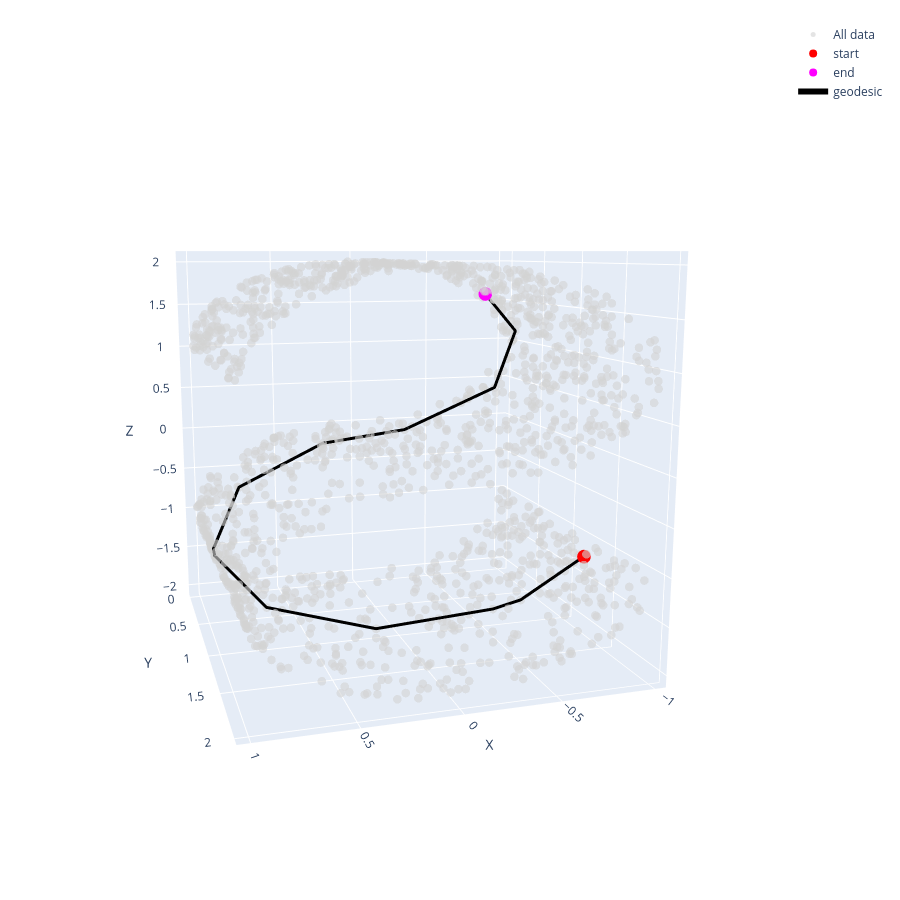

The code cell stored with this chart in its notebook:
### Code cell
fig = go.Figure()

# All data points in light gray
fig.add_trace(go.Scatter3d(
    x=Y[:, 0], y=Y[:, 1], z=Y[:, 2],
    mode='markers',
    marker=dict(color='lightgray', opacity=0.6, size=5),
    name='All data'
))

# Start point
fig.add_trace(go.Scatter3d(
    x=[Y[i, 0]], y=[Y[i, 1]], z=[Y[i, 2]],
    mode='markers',
    marker=dict(color='red', size=8),
    name='start'
))

# End point
fig.add_trace(go.Scatter3d(
    x=[Y[j, 0]], y=[Y[j, 1]], z=[Y[j, 2]],
    mode='markers',
    marker=dict(color='magenta', size=8),
    name='end'
))


# Geodesic path (if available)
if path_indices is not None:
    path_pts = Y[path_indices]
    fig.add_trace(go.Scatter3d(
        x=path_pts[:, 0], y=path_pts[:, 1], z=path_pts[:, 2],
        mode='lines',
        line=dict(color='black', width=6),
        name='geodesic'
    ))

fig.update_layout(
    scene=dict(aspectmode='cube', xaxis_title='X', yaxis_title='Y', zaxis_title='Z',camera=dict(eye=dict(x=0.75, y=2.5, z=0.5)) ),
    width=900, height=900, margin=dict(r=30, b=20, l=20, t=20) )


fig.show()

### Figure 1 — Plotly figure (JSON) as saved in the notebook; plotly's stock layout.template omitted (floating-point values rounded to 4 significant figures; data arrays with more than 128 entries replaced by an {"elided": "..."} marker saying what was removed)
{"data": [{"marker": {"color": "lightgray", "opacity": 0.6, "size": 5}, "mode": "markers", "name": "All data", "type": "scatter3d", "x": {"elided": "1500 float values"}, "y": {"elided": "1500 float values"}, "z": {"elided": "1500 float values"}}, {"marker": {"color": "red", "size": 8}, "mode": "markers", "name": "start", "type": "scatter3d", "x": [-0.9798], "y": [1.299], "z": [-1.2]}, {"marker": {"color": "magenta", "size": 8}, "mode": "markers", "name": "end", "type": "scatter3d", "x": [-0.7972], "y": [0.2102], "z": [1.604]}, {"line": {"color": "black", "width": 6}, "mode": "lines", "name": "geodesic", "type": "scatter3d", "x": [-0.9798, -0.6715, -0.5234, 0.1437, 0.7382, 0.9928, 0.999, 0.8312, 0.3231, -0.2024, -0.8346, -0.9901, -0.7972], "y": [1.299, 1.151, 1.102, 1.037, 0.9575, 0.8319, 0.8293, 0.6845, 0.5424, 0.4386, 0.2999, 0.2472, 0.2102], "z": [-1.2, -1.741, -1.852, -1.99, -1.675, -1.12, -1.044, -0.444, -0.05363, 0.02071, 0.4491, 1.14, 1.604]}], "layout": {"height": 900, "margin": {"b": 20, "l": 20, "r": 30, "t": 20}, "scene": {"aspectmode": "cube", "camera": {"eye": {"x": 0.75, "y": 2.5, "z": 0.5}}, "xaxis": {"title": {"text": "X"}}, "yaxis": {"title": {"text": "Y"}}, "zaxis": {"title": {"text": "Z"}}}, "width": 900}}
